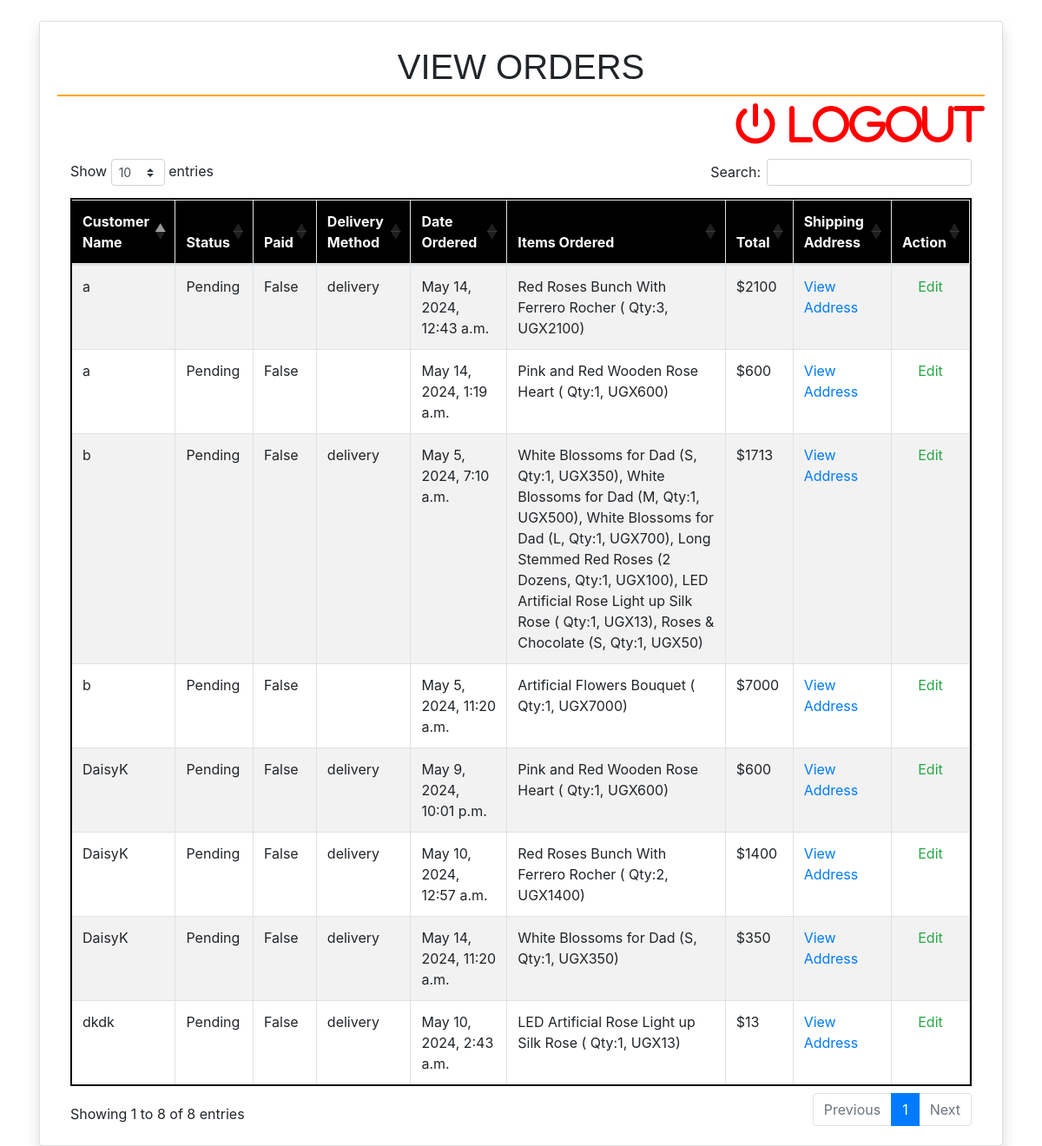
The app's page /driver_view_order/, older data.
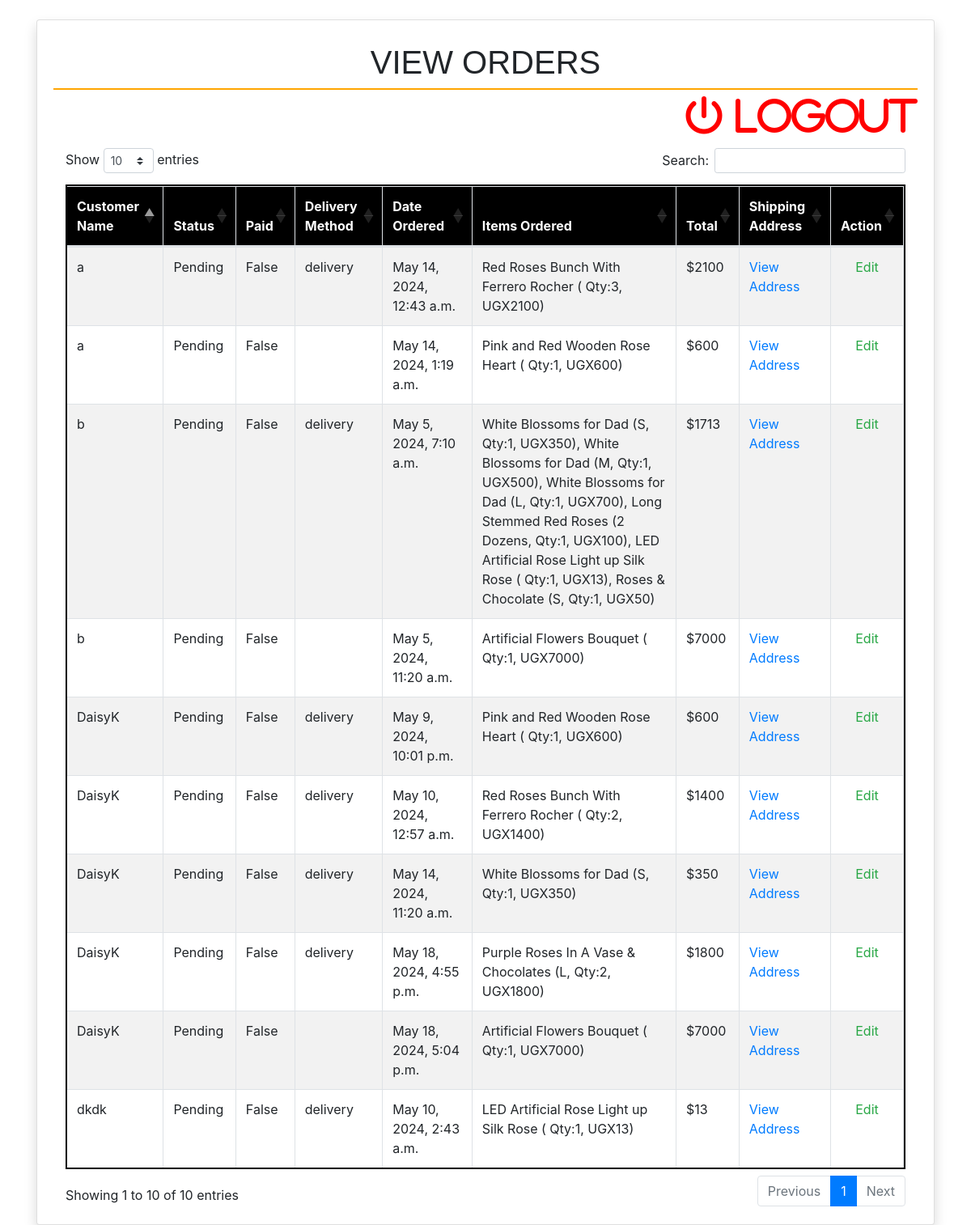
The same page, newer data.
### order/models.py (models this page shows, shortened)
class Order(models.Model):
    PAYMENT_CHOICES = (("cash", "cash"), ("online", "online"))
    DELIVERY_CHOICES = (("delivery", "delivery"), ("carryout", "carryout"))
    transaction_id = models.UUIDField(
        primary_key=True, default=uuid.uuid4, editable=True
    )
    customer = models.ForeignKey(Customer, on_delete=models.CASCADE)
    user = models.ForeignKey(User, on_delete=models.CASCADE, null=True, blank=True)
    STATUS =(
        ('Pending','Pending'),
        ('Order Confirmed','Order Confirmed'),
        ('Out for Delivery','Out for Delivery'),
        ('Delivered','Delivered'),
    )
    status=models.CharField(max_length=50,null=True,choices=STATUS,default='Pending')
    date_ordered = models.DateTimeField(auto_now_add=True)
    date_modified = models.DateTimeField(auto_now=True)
    complete = models.BooleanField(default=False)
    date_completed = models.DateTimeField(null=True, blank=True)
    paid = models.BooleanField(default=False)
    payment_method = models.CharField(max_length=10, choices=PAYMENT_CHOICES)
    delivery_method = models.CharField(max_length=10, choices=DELIVERY_CHOICES)
    shipping = models.ForeignKey(
        "ShippingAddress", on_delete=models.SET_NULL, blank=True, null=True
    )
    pickup = models.ForeignKey(
        "PickUpDetail", on_delete=models.SET_NULL, blank=True, null=True
    )
    coupon = models.ForeignKey(
        "Coupon", on_delete=models.SET_NULL, blank=True, null=True
    )
    email = models.EmailField(max_length=70, null=True, blank=True)
    phone = models.CharField(max_length=20, null=True, blank=True)
    @property
    def get_cart_subtotal(self):
        order_items = self.orderitem_set.all()
        total = sum([item.get_total for item in order_items])
        return total
    get_cart_subtotal.fget.short_description = "Subtotal"
    @property
    def get_cart_total(self):
        total = self.get_cart_subtotal
        if self.coupon:
            total = total - self.get_coupon_value
        return total
    get_cart_total.fget.short_description = "Total"
    @property
    def get_cart_items(self):
        order_items = self.orderitem_set.all()
        total = sum([item.quantity for item in order_items])
        return total
    get_cart_items.fget.short_description = "# Items"
    @property
    def display_items(self):
        order_items = self.orderitem_set.all()
        ticker, l = 1, len(order_items)
        product_titles = str()
        for item in order_items:
            add_comma = ", " if l > 1 and ticker != l else ""
            if item.variation:
                product_title = f"""{item.product.name}
                ({item.variation.get_size},
                Qty:{item.quantity}, UGX{item.get_total}){add_comma}"""
            else:
                product_title = f"""{item.product.name}
                ( Qty:{item.quantity}, UGX{item.get_total}){add_comma}"""
            product_titles += product_title
            ticker += 1
        return product_titles
    @property
    def get_coupon_value(self):
        if self.coupon:
            if self.coupon.discount_type == "Percent":
                coupon_value = round(
                    self.get_cart_subtotal * self.coupon.discount_amount / 100, 2
                )
            else:
                coupon_value = self.coupon.discount_amount
        else:
            coupon_value = None
        return coupon_value
    get_coupon_value.fget.short_description = "Coupon"

class OrderItem(models.Model):
    product = models.ForeignKey(Product, on_delete=models.CASCADE)
    order = models.ForeignKey(Order, on_delete=models.CASCADE)
    variation = models.ForeignKey(
        ProductVariant, on_delete=models.SET_NULL, blank=True, null=True
    )
    quantity = models.IntegerField(default=0)
    date_added = models.DateTimeField(auto_now_add=True)
    @property
    def get_total(self):
        if self.product.has_variants:
            total = self.variation.price * self.quantity
        else:
            total = self.product.price * self.quantity
        return total
    get_total.fget.short_description = "Total"
    def image_tag(self):
        return mark_safe(
            f'<img src="{self.product.image.url}" width="100" height="100" />'
        )
    image_tag.short_description = "Image"

### users/models.py (models this page shows)
class Customer(models.Model):
    user = models.OneToOneField("User", null=True, blank=True, on_delete=models.CASCADE)
    device = models.CharField(max_length=200, null=True, blank=True)
    created_at = models.DateTimeField(auto_now_add=True)
    def __str__(self):
        return self.user.username if self.user else self.device

class User(AbstractUser):
    email = models.EmailField(unique=True)
    phone = models.IntegerField(null=True, blank=True)
    REQUIRED_FIELDS = [
        "email",
        "phone"
    ]

### store/models.py (models this page shows, shortened)
class Product(models.Model):
    id = models.UUIDField(primary_key=True, default=uuid.uuid4, editable=False)
    name = models.CharField(max_length=100)
    price = models.DecimalField(max_digits=15, decimal_places=0, blank=True, null=True)
    desc = models.TextField(max_length=500, blank=True, null=True)
    image = models.ImageField(blank=True, upload_to="images")
    created_at = models.DateField(auto_now_add=True)
    updated_at = models.DateField(auto_now=True)
    product_category = models.ForeignKey(
        "Category", on_delete=models.CASCADE, null=True, blank=True
    )
    class Meta:
        ordering = ("product_category",)
    def image_tag(self):  # pragma: no cover
        if self.image:
            return mark_safe(f'<img src="{self.image.url}" width="100" height="100" />')
    image_tag.short_description = "Image"
    @property
    def has_variants(self):
        if self.productvariant_set.count() > 0:
            return True
        else:
            return False

class ProductVariant(models.Model):
    title = models.CharField(max_length=100, blank=True, null=True)
    product = models.ForeignKey(Product, on_delete=models.CASCADE)
    size = models.ForeignKey(Size, on_delete=models.CASCADE)
    price = models.DecimalField(max_digits=15, decimal_places=0)
    @property
    def get_size(self):
        return str(self.size)

class Size(models.Model):
    name = models.CharField(max_length=20, blank=True, null=True, unique=True)
    def __str__(self):
        return self.name

### custom_admin/views.py (the view)
# urls.py: path('driver_view_order/', driver_view_orders, name='driver_view_orders'),
def driver_view_orders(request):
    orders = Order.objects.all()
    context = {'orders': orders}
    return render(request, 'admin/driver_view_order.html', context)

### store/context_processors.py (called while the page is built)
def get_cart_quantity(request):
    if request.user.is_authenticated:
        try:
            customer = request.user.customer
        except:
            number_of_items = 0
    else:
        try:
            customer, created = Customer.objects.get_or_create(
                device=request.COOKIES["device"]
            )
        except:
            number_of_items = 0
    try:
        customer_order = Order.objects.filter(customer=customer, complete=False)[0]
        number_of_items = customer_order.get_cart_items
    except:
        number_of_items = 0
    return {"cart_quantity": number_of_items}

### templates/admin/driver_view_order.html (shortened to what this page needs)
{% extends 'admin/driver_base.html' %}
{% block content %}
<div class="card shadow">
    <div class="card-body">
        <h1 class="p-2 text-center" style="border-bottom: 2px solid orange; font-family: 'Georgia', sans-serif; font-size: 2.5em; text-transform: uppercase;">
            View Orders</h1>
        <div class="text-right mb-3">
            <a href="{% url 'users:logout' %}" class="fa fa-power-off" style="font-size:48px;color:red"></i></i> Logout
            </a>
        </div>
        <div class="container">
            <div class="table-responsive">
                <table class="table table-bordered table-striped" style="border: 2px solid black;" id="example">
                    <thead style="background-color: black; color: white;">
                        <tr>
                            <th>Customer Name</th>
                            <th>Status</th>
                            <th>Paid</th>
                            <th>Delivery Method</th>
                            <th>Date Ordered</th>
                            <th>Items Ordered</th>
                            <th>Total</th>
                            <th>Shipping Address</th>
                            <th class="text-center">Action</th>
                        </tr>
                    </thead>
                    <tbody>
                        {% for order in orders %}
                            <tr>
                                <td>{{ order.customer }}</td>
                                <td>{{ order.status|default:"Pending" }}</td>
                                <td>{{ order.paid }}</td>
                                <td>{{ order.delivery_method }}</td>
                                <td>{{ order.date_ordered }}</td>
                                <td>{{ order.display_items }}</td>
                                <td>${{ order.get_cart_total }}</td>
                                <td><a href="{% url 'driver_view_shipping_address' order.transaction_id %}">View Address</a></td>
                                <td class="text-center">
                                    <a href="{% url 'driver_edit_order' order.transaction_id %}" class="text-success">Edit</a>
                                </td>
                            </tr>
                        {% endfor %}
                    </tbody>
                </table>
            </div>
        </div>
    </div>
</div>
<link rel="stylesheet" href="https://cdnjs.cloudflare.com/ajax/libs/font-awesome/6.0.0/css/all.min.css">
<link rel="stylesheet" href="https://stackpath.bootstrapcdn.com/bootstrap/4.3.1/css/bootstrap.min.css">
<link rel="stylesheet" type="text/css" href="https://cdn.datatables.net/1.10.24/css/dataTables.bootstrap4.min.css">
{% endblock %}

Row changes from the older to the newer data that the page shows:
added Order: customer "DaisyK", status "Pending", paid "False", delivery_method "delivery", date_ordered "May 18, 2024, 4:55 p.m.", display_items "Purple Roses In A Vase & Chocolates (L, Qty:2, UGX1800)", get_cart_total "1800"
added Order: customer "DaisyK", status "Pending", paid "False", date_ordered "May 18, 2024, 5:04 p.m.", display_items "Artificial Flowers Bouquet ( Qty:1, UGX7000)", get_cart_total "7000"
Text that changed along with them:
text written by a page script: "Show entries Search: Showing 1 to 8 of 8 entries Previous 1 Next" → "Show entries Search: Showing 1 to 10 of 10 entries Previous 1 Next"
